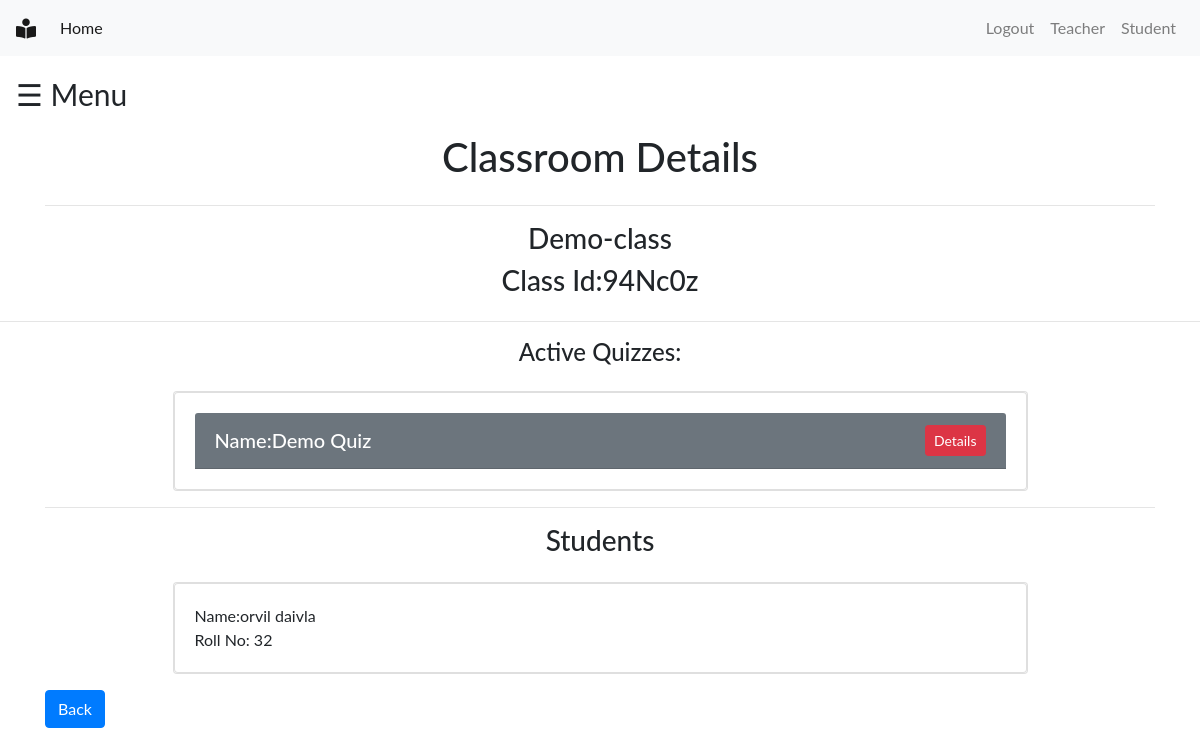
Screenshot of /polls/teacher/classroom/detail/8/ (signed in) with the database file from the repository.
### polls/models.py (models this page shows, shortened)
class Classroom(models.Model):
    c_name = models.CharField(max_length=100)
    class_id = models.CharField(max_length=100)
    teacher = models.ForeignKey(Teacher, on_delete=models.CASCADE)

class Quiz(models.Model):
    quiz_name = models.CharField(max_length=100)
    quiz_id = models.CharField(max_length=50)
    active = models.BooleanField(default=True)
    classroom = models.ForeignKey(Classroom, on_delete=models.CASCADE, null=True)
    teacher = models.ForeignKey(Teacher, on_delete=models.CASCADE)
    start_time = models.DateTimeField()
    end_time = models.DateTimeField()

class Student(models.Model):
    user = models.ForeignKey(User, on_delete=models.CASCADE)
    roll_no = models.CharField(max_length=20)
    class_name = models.CharField(max_length=20)
    first_name = models.CharField(max_length=100)
    last_name = models.CharField(max_length=100)
    pid = models.CharField(max_length=20)

### polls/views.py (the view)
# urls.py: path('teacher/classroom/detail/<int:class_pk>/', views.classroom_detail, name='classroom-detail'),
@login_required()
def classroom_detail(request, class_pk):
    classroom = Classroom.objects.filter(id=class_pk).first()
    quiz_list = Quiz.objects.filter(classroom=classroom)
    studies_in = classroom.studiesin_set.all()
    students_list = []
    for object in studies_in:
        students_list.append(object.student)
    context = {
        'student_list': students_list,
        'classroom': classroom,
        'quiz_list': quiz_list
    }
    return render(request, 'teacher/classroom_detail.html', context)

### polls/templates/teacher/classroom_detail.html
{% include 'base.html' %}
{% block content %}
{% include 'includes/sidebar.html' %}
<div class="container">
  <div class="row justify-content-center">
    <h1>Classroom Details</h1>
  </div>
  <hr>
    <div class="row justify-content-center">
      <h3>{{ classroom.c_name }}</h3>
  </div>
    <div class="row justify-content-center">
      <h3>Class Id:{{ classroom.class_id }}</h3>
  </div>
</div>
<hr>
<div class="container">
  <div class="row justify-content-center">
    <h4>Active Quizzes:</h4>
  </div>
    <div class="row justify-content-center">
      {% for quiz in quiz_list %}
        <div class="card w-75 mt-3">
      <div class="card">
        <div class="card-body">
            <h5 class="card-header d-flex justify-content-between align-items-center text-white bg-secondary">
        Name:{{ quiz.quiz_name }}
      <a class="btn btn-sm btn-danger" href="{% url  'polls:quiz-detail' quiz.id %}" role="button">Details</a>
      </h5>
        </div>
      </div></div>
      {% endfor %}
  </div></div>
<div class="container">
  <hr>
  <div class="row justify-content-center">
      <h3>Students</h3>
  </div>
  <div class="row justify-content-center">
    {% for student in student_list %}
        <div class="card w-75 mt-3">
      <div class="card">
        <div class="card-body">
         Name:{{ student.first_name }} {{ student.last_name }}<br>
            Roll No: {{ student.roll_no }}
        </div>
      </div></div>
      {% endfor %}
  </div>
          <a class="btn btn-primary mt-3" href="{% url 'polls:classroom-list'  %}" role="button">Back</a>
</div>
{% endblock %}

### static/css/sidebar1.css (style rules this page uses)
body { font-family: "Lato", sans-serif; }

### rows the page displays
Classroom: c_name "Demo-class", class_id "94Nc0z"
Quiz: quiz_name "Demo Quiz"
Student: first_name "orvil", last_name "daivla", roll_no "32"
